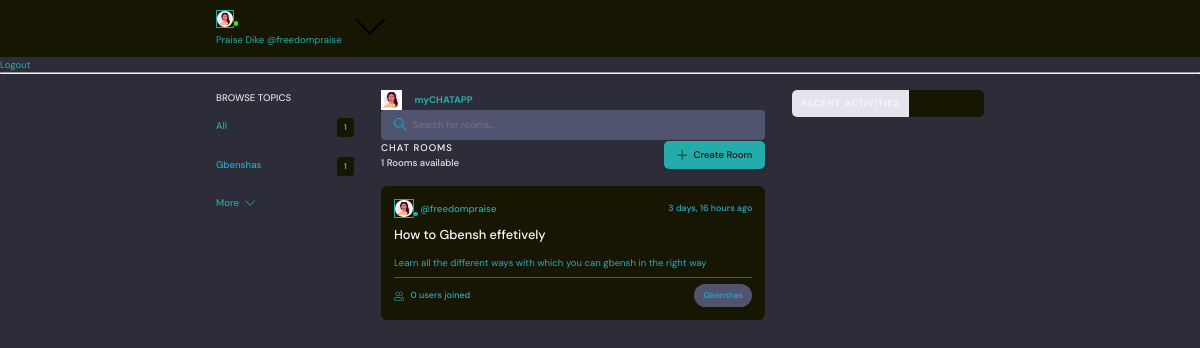
The page / (signed in) on the database its author committed.
### chatapp/models.py (models this page shows, shortened)
class User(AbstractUser):
    name=models.CharField(max_length=200, null=True)
    email=models.EmailField(unique=True)
    bio = models.TextField(null=True, blank = True)
    avatar = models.ImageField(null=True, blank = True)
    username = models.CharField(max_length=100, unique=True)
    USERNAME_FIELD = 'username'
    EMAIL_FIELD = 'email'
    REQUIRED_FIELDS = []

class Topic(models.Model):
    name=models.CharField(max_length=100)

class Room(models.Model):
    host=models.ForeignKey(User, on_delete=models.SET_NULL, null=True)
    topic=models.ForeignKey(Topic, on_delete=models.SET_NULL,null=True)
    name = models.CharField(max_length=200)
    description=models.TextField(null=True,blank=True)
    participants=models.ManyToManyField(User,related_name='participants',blank=True)# a many-to-many relationship
    updated=models.DateTimeField(auto_now=True) #will take a time stamp when the model is updated
    created=models.DateTimeField(auto_now_add=True) #auto_now_add only takes the first time. It does not update
    class Meta:
        ordering=['-updated','-created']

### chatapp/views.py (the view)
# urls.py: path('',views.home,name='home'),
def home(request):
    if request.method=='GET':
        q=request.GET.get('q') if request.GET.get('q')!=None else ''
        rooms=Room.objects.filter(
        Q(topic__name__icontains=q) | # will search the room by it's topic name. 'icontains automatically fills the search
        Q(name__icontains=q) | #search the room by its own name
        Q(description__icontains=q)
        )
        room_messages=Message.objects.filter(
            Q(room__name__icontains=q)|
            Q(body__icontains=q)|
            Q(room__topic__name=q)
            )
    room_count=rooms.count() #accounts the number of rooms in the database
    topics=Topic.objects.all()[:5]
    room_messages=room_messages[:5]# i only want to get the most recent five objects of this to avoid the display running down the page
    context={'rooms':rooms, 'room_messages':room_messages,'topics':topics,'room_count':room_count}
    return render(request,'chatapp/home.html',context)

### chatapp/templates/chatapp/home.html (shortened to what this page needs)
{% extends 'main.html' %}
{% block content %}
  <body>
    <main class="layout layout--3">
      <div class="container">
        <div>
       {% include 'chatapp/topics.html' %}
       </div>
              <div>   <a href="{% url 'home' %}" class="header__logo">
                {% if request.user.avatar %}
                <img src="{{request.user.avatar.url}}" width = "127" height = "127"/>
                {% endif %}
                <h2>myCHATAPP</h2>
              </a>
              <form class="header__search" method="GET" action="{% url 'home' %}">
                <label>
                  <input name='q' placeholder="Search for rooms..." name />
                </label>
              </form>
        {% include 'chatapp/activity.html' %}
        </div>
        <div>
        {% include 'chatapp/feeds.html' %}
      </div>
      </div>
    </main>
    {% endblock content %}

### templates/navbar.html (shortened to what this page needs)
<header class="header header--loggedIn">
    <div class="container">
        <div class="header__user">
          <a href="{% url 'profile' request.user.id %}">
            <div class="avatar avatar--medium active">
              <img src="{{request.user.avatar.url}}" />
            </div>
            <p>{{request.user.name}} <span>@{{request.user}}</span></p>
          </a>
          <button class="dropdown-button">
            <svg version="1.1" xmlns="http://www.w3.org/2000/svg" width="32" height="32" viewBox="0 0 32 32">
              <title>chevron-down</title>
              <path d="M16 21l-13-13h-3l16 16 16-16h-3l-13 13z"></path>
            </svg>
          </button>
        </div>
    </div>
  </header>
{% if request.user.is_authenticated %}
<a href="{% url 'logout' %}">Logout</a>
{% else %}
<a href ="{% url 'login' %}">Candidate Login</a>
{% endif %}
<hr>

### chatapp/templates/chatapp/topics.html
<div class="topics">
    <div class="topics__header">
      <h2>Browse Topics</h2>
    </div>
    <ul class="topics__list">
      <li>
        <a href="/" class="active">All <span>{{room_count}}</span></a>
      {% for topic in topics %}
      <li>
          <a href="{% url 'home'%}?q={{topic.name}}"> {{topic.name}}<span>{{topic.room_set.all.count}}</span> </a></li>
      {% endfor %}
    </ul>
    <a class="btn btn--link" href="{% url 'topics' %}">
      More
      <svg version="1.1" xmlns="http://www.w3.org/2000/svg" width="32" height="32" viewBox="0 0 32 32">
        <title>chevron-down</title>
        <path d="M16 21l-13-13h-3l16 16 16-16h-3l-13 13z"></path>
      </svg>
    </a>
  </div>

### chatapp/templates/chatapp/activity.html (shortened to what this page needs)
<div class="roomList">
    <div class="roomList__header">
      <div>
        <h2>Chat Rooms</h2>
        <p>{{room_count}} Rooms available</p>
      </div>
      <a class="btn btn--main" href="{% url 'create-room' %}">
        <svg version="1.1" xmlns="http://www.w3.org/2000/svg" width="32" height="32" viewBox="0 0 32 32">
          <title>add</title>
          <path
            d="M16.943 0.943h-1.885v14.115h-14.115v1.885h14.115v14.115h1.885v-14.115h14.115v-1.885h-14.115v-14.115z"
          ></path>
        </svg>
        Create Room
      </a>
    </div>
    <div class="roomListRoom">
        {% for room in rooms %}
      <div class="roomListRoom__header">
        <a href="{% url 'profile' room.host_id %}" class="roomListRoom__author">
          <div class="avatar avatar--small">
            <img src="{{room.host.avatar.url}}" />
          </div>
          <span>@{{room.host}}</span>
        </a>
        <div class="roomListRoom__actions">
          <span>{{room.created|timesince}} ago</span>
        </div>
      </div>
      <div class="roomListRoom__content">
        <a href="{% url 'room' room.id %}">{{room.name}}</a>
        <p>{{room.description}}
        </p>
      </div>
      <div class="roomListRoom__meta">
        <a href="{% url 'delete-room' room.id %}" class="roomListRoom__joined">
          {{room.participants.count}} users joined
        </a>
        <p class="roomListRoom__topic">{{room.topic.name}}</p>
      </div>
      {% endfor %}
    </div>
    </div>

### rows shown on the page
User: user.avatar (picture), user.name "Praise Dike", user "freedompraise"
Topic: name "Gbenshas", room_set.all.count "1"
Room: host.avatar (picture), host "freedompraise", created "3 days, 16 hours", name "How to Gbensh effetively", description "Learn all the different ways with which you can gbensh in the right way", participants.count "0", topic.name "Gbenshas"

### other values the page prints
{{ room_count }} "1"
